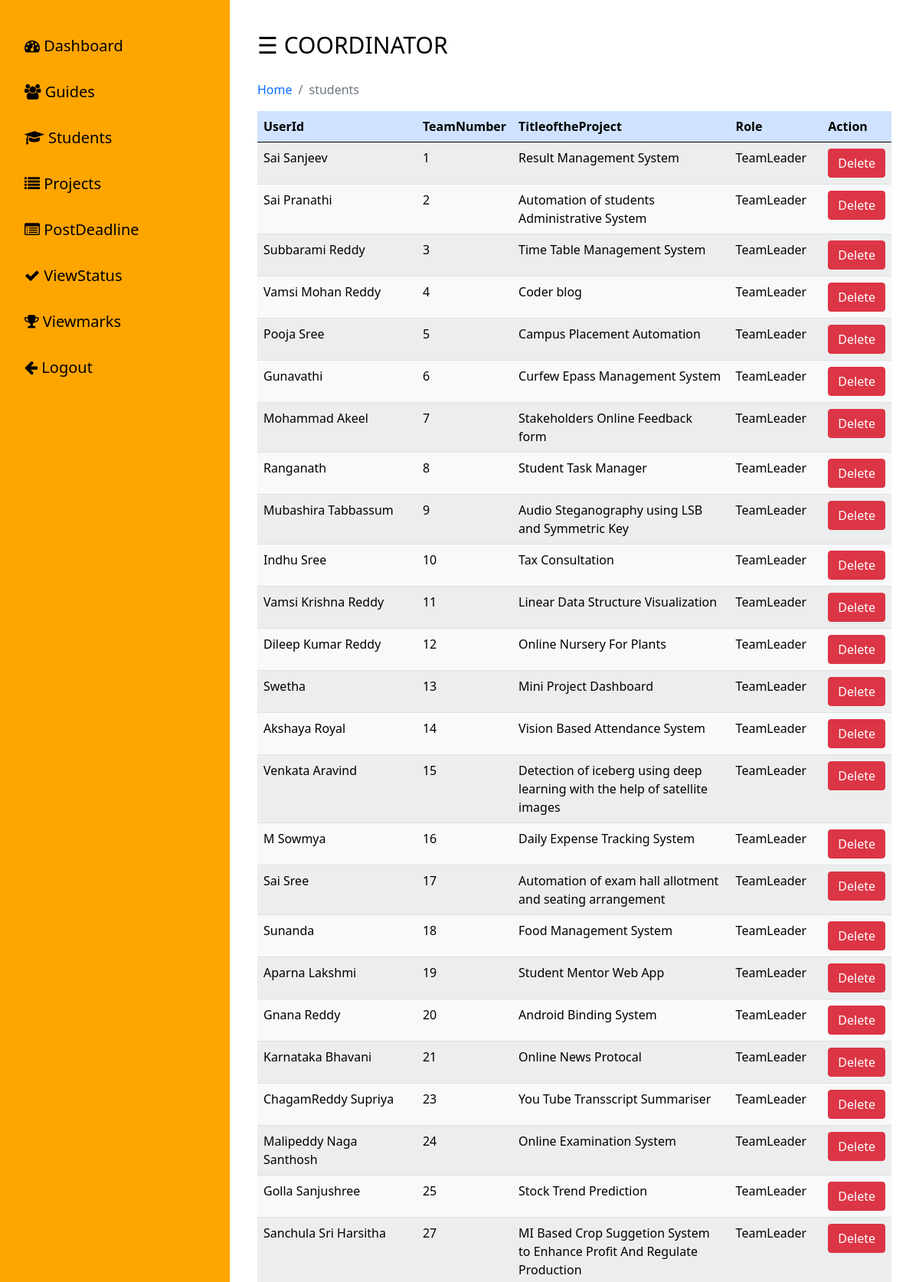
/coordinator/student.php (upper part), run on the app's committed database.
### tables this page shows
CREATE TABLE `teamleader` (
  `TeamNumber` int(11) NOT NULL,
  `UserId` varchar(30) NOT NULL,
  `Password` varchar(20) NOT NULL,
  `TitleoftheProject` varchar(256) NOT NULL,
  `Role` varchar(20) NOT NULL DEFAULT 'TeamLeader'
);

### coordinator/student.php (the view, shortened to what this page needs)
<?php
include('includes/header.php');
?>
<nav aria-label="breadcrumb">
  <ol class="breadcrumb">
    <li class="breadcrumb-item"><a href="dashboard.php">Home</a></li>
    <li class="breadcrumb-item active" aria-current="page">students</li>
  </ol>
</nav>
<table class="table table-success table-striped">
  <thead class="table-primary" border="5px">
    <tr >
        <th>UserId</th>
        <th>TeamNumber</th>
        <th>TitleoftheProject</th>
        <th>Role</th>
        <th>Action</th>
    </tr>
  </thead>
  <tbody class="table-light">
      <?php
        $query="SELECT * FROM teamleader";
        $query_run = mysqli_query($conn,$query);
        while($row = mysqli_fetch_assoc($query_run))
        {
           ?>
           <tr>
              <td><?php echo $row['UserId'] ?></td>
               <td><?php echo $row['TeamNumber'] ?></td>
               <td><?php echo $row['TitleoftheProject'] ?></td>
               <td><?php echo $row['Role'] ?></td>
               <td><button type="button" class="btn btn-danger"><a href="operations.php?ldelete=<?php echo $row['UserId']; ?>" class="text-white">Delete</a></button></td>
           </tr>
      <?php  }
      ?>
  </tbody>
</table>

### coordinator/style.css (style rules this page uses)
body { margin:0px; padding: 0px; background-color:#FDFEFE; overflow: hidden; font-family: system-ui; }

### coordinator/includes/header.php (style rules this page uses)
a { text-decoration:none; }

### data on the page
teamleader: UserId "Sai Sanjeev", TeamNumber "1", TitleoftheProject "Result Management System", Role "TeamLeader"
teamleader: UserId "Sai Pranathi", TeamNumber "2", TitleoftheProject "Automation of students Administrative System", Role "TeamLeader"
teamleader: UserId "Subbarami Reddy", TeamNumber "3", TitleoftheProject "Time Table Management System", Role "TeamLeader"
teamleader: UserId "Vamsi Mohan Reddy", TeamNumber "4", TitleoftheProject "Coder blog", Role "TeamLeader"
teamleader: UserId "Pooja Sree", TeamNumber "5", TitleoftheProject "Campus Placement Automation", Role "TeamLeader"
teamleader: UserId "Gunavathi", TeamNumber "6", TitleoftheProject "Curfew Epass Management System", Role "TeamLeader"
teamleader: UserId "Mohammad Akeel", TeamNumber "7", TitleoftheProject "Stakeholders Online Feedback form", Role "TeamLeader"
teamleader: UserId "Ranganath", TeamNumber "8", TitleoftheProject "Student Task Manager", Role "TeamLeader"
teamleader: UserId "Mubashira Tabbassum", TeamNumber "9", TitleoftheProject "Audio Steganography using LSB and Symmetric Key", Role "TeamLeader"
teamleader: UserId "Indhu Sree", TeamNumber "10", TitleoftheProject "Tax Consultation", Role "TeamLeader"
teamleader: UserId "Vamsi Krishna Reddy", TeamNumber "11", TitleoftheProject "Linear Data Structure Visualization", Role "TeamLeader"
teamleader: UserId "Dileep Kumar Reddy", TeamNumber "12", TitleoftheProject "Online Nursery For Plants", Role "TeamLeader"
teamleader: UserId "Swetha", TeamNumber "13", TitleoftheProject "Mini Project Dashboard", Role "TeamLeader"
teamleader: UserId "Akshaya Royal", TeamNumber "14", TitleoftheProject "Vision Based Attendance System", Role "TeamLeader"
teamleader: UserId "Venkata Aravind", TeamNumber "15", TitleoftheProject "Detection of iceberg using deep learning with the help of satellite images", Role "TeamLeader"
teamleader: UserId "M Sowmya", TeamNumber "16", TitleoftheProject "Daily Expense Tracking System", Role "TeamLeader"
teamleader: UserId "Sai Sree", TeamNumber "17", TitleoftheProject "Automation of exam hall allotment and seating arrangement", Role "TeamLeader"
teamleader: UserId "Sunanda", TeamNumber "18", TitleoftheProject "Food Management System", Role "TeamLeader"
teamleader: UserId "Aparna Lakshmi", TeamNumber "19", TitleoftheProject "Student Mentor Web App", Role "TeamLeader"
teamleader: UserId "Gnana Reddy", TeamNumber "20", TitleoftheProject "Android Binding System", Role "TeamLeader"
teamleader: UserId "Karnataka Bhavani", TeamNumber "21", TitleoftheProject "Online News Protocal", Role "TeamLeader"
teamleader: UserId "ChagamReddy Supriya", TeamNumber "23", TitleoftheProject "You Tube Transscript Summariser", Role "TeamLeader"
teamleader: UserId "Malipeddy Naga Santhosh", TeamNumber "24", TitleoftheProject "Online Examination System", Role "TeamLeader"
teamleader: UserId "Golla Sanjushree", TeamNumber "25", TitleoftheProject "Stock Trend Prediction", Role "TeamLeader"
teamleader: UserId "Sanchula Sri Harsitha", TeamNumber "27", TitleoftheProject "MI Based Crop Suggetion System to Enhance Profit And Regulate Production", Role "TeamLeader"
